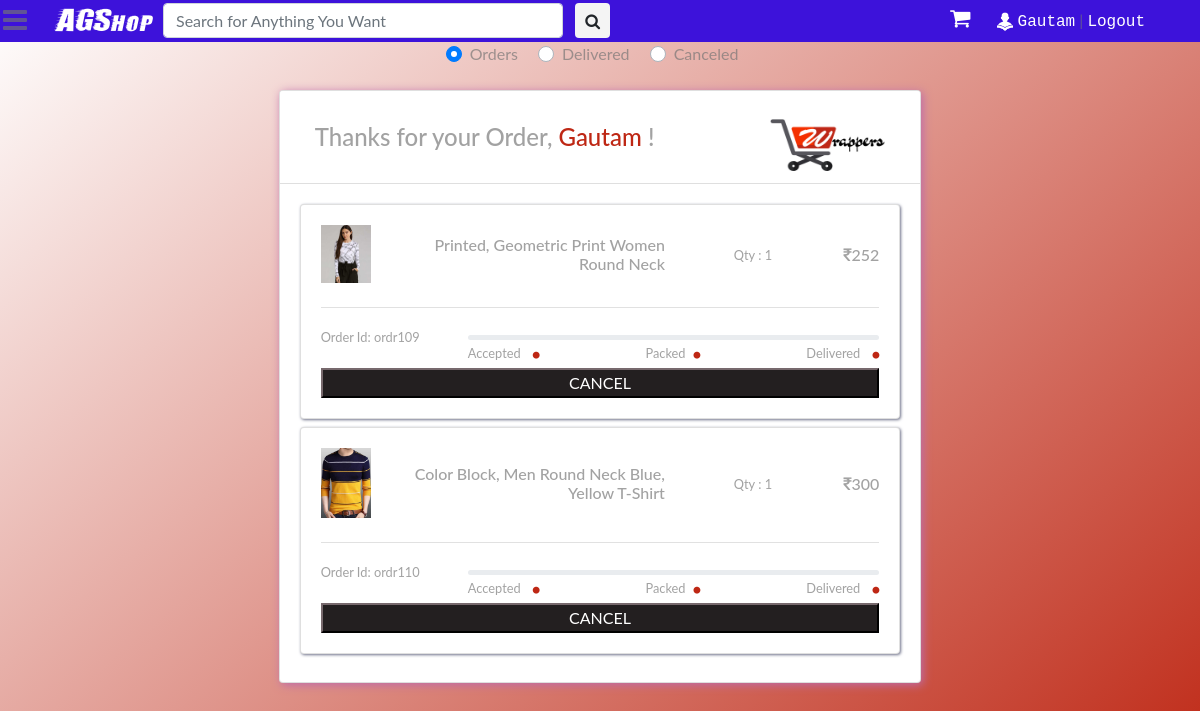
Screenshot of /myorders/ (signed in) with the database file from the repository.
### main/models.py (models this page shows, shortened)
class UserDetail(models.Model):
    SEX_CHOICES = (("Male", 'Male'), ("Female", 'Female'), ("Other", 'Other'))
    STATE_CHOICES = (
        ("Andaman & Nicobar Islands", 'Andaman & Nicobar Islands'),
        ("Andhra Pradesh", 'Andhra Pradesh'),
        ("Arunachal Pradesh", 'Arunachal Pradesh'),
        ("Assam", 'Assam'),
        ("Bihar", 'Bihar'),
        ("Chandigarh", 'Chandigarh'),
        ("Chhattisgarh", 'Chhattisgarh'),
        ("Dadra & Nagar Haveli", 'Dadra & Nagar Haveli'),
        ("Daman and Diu", 'Daman and Diu'),
        ("Delhi", 'Delhi'),
        ("Goa", 'Goa'),
        ("Gujarat", 'Gujarat'),
        ("Haryana", 'Haryana'),
        ("Himachal Pradesh", 'Himachal Pradesh'),
        ("Jammu & Kashmir", 'Jammu & Kashmir'),
        ("Jharkhand", 'Jharkhand'),
        ("Karnataka", 'Karnataka'),
        ("Kerala", 'Kerala'),
        ("Lakshadweep", 'Lakshadweep'),
        ("Madhya Pradesh", 'Madhya Pradesh'),
        ("Maharashtra", 'Maharashtra'),
        ("Manipur", 'Manipur'),
        ("Meghalaya", 'Meghalaya'),
        ("Mizoram", 'Mizoram'),
        ("Nagaland", 'Nagaland'),
        ("Odisha", 'Odisha'),
        ("Puducherry", 'Puducherry'),
        ("Punjab", 'Punjab'),
        ("Rajasthan", 'Rajasthan'),
        ("Sikkim", 'Sikkim'),
        ("Tamil Nadu", 'Tamil Nadu'),
        ("Telangana", 'Telangana'),
        ("Tripura", 'Tripura'),
        ("Uttarakhand", 'Uttarakhand'),
        ("Uttar Pradesh", 'Uttar Pradesh'),
        ("West Bengal", 'West Bengal'),
    )
    user = models.OneToOneField(
        User, on_delete=models.CASCADE, primary_key=True)
    dob = models.DateField(null=True)
    photo = models.ImageField(default='default.png', upload_to='user_photos')
    mobile = models.CharField(max_length=10, null=True)
    alternate_mobile = models.CharField(max_length=10, null=True, blank=True)
    address = models.TextField()
    pincode = models.CharField(max_length=6, null=True)
    landmark = models.CharField(max_length=500, null=True, blank=True)
    locality = models.CharField(max_length=100, null=True, blank=True)
    city = models.CharField(max_length=100, null=True, blank=True)
    state = models.CharField(max_length=50, choices=STATE_CHOICES, null=True)
    sex = models.CharField(max_length=6, choices=SEX_CHOICES, null=True)

### saler/models.py (models this page shows, shortened)
class Orders(models.Model):
	STATUS_CHOICES = (("Accepted",'Accepted'),("Packed",'Packed'),("On The Way",'On The Way'),("Delivered",'Delivered'),("Cancel",'Cancel'))
	order_id = models.CharField(max_length=50,default='')
	saler = models.CharField(max_length=100,default='wrappers@admin',)
	user = models.ForeignKey(User, default='', on_delete=models.CASCADE)
	products = models.CharField(max_length=50)
	size = models.CharField(max_length=50,default='',null=True)
	status = models.CharField(max_length=15,choices=STATUS_CHOICES,default='')

class Product(models.Model):
	GST_CHOICES = (("0",'0'),("3",'3'),("5",'5'),("12",'12'),("18",'18'),("28",'28'))
	product_id = models.BigAutoField(primary_key=True)
	product_id2 = models.CharField(max_length=100,default='')
	shop = models.ForeignKey(User, on_delete=models.CASCADE,default='')
	product_name = models.CharField(max_length=100)
	category = models.ForeignKey(category, default="", verbose_name="Category", on_delete=models.SET_DEFAULT, null=True)
	subcategory = models.CharField(max_length=50, default="")
	price = models.IntegerField(default=0)
	price_not = models.IntegerField(default=999)
	desc = models.TextField()
	gst = models.CharField(default='0',max_length=3,choices=GST_CHOICES)
	pub_date = models.DateField(auto_now=True)
	image1 = models.ImageField(upload_to='products/images', default="",null=True)
	image2 = models.ImageField(upload_to='products/images', default="",null=True,blank=True)
	image3 = models.ImageField(upload_to='products/images', default="",null=True,blank=True)
	image4 = models.ImageField(upload_to='products/images', default="",null=True,blank=True)
	image5 = models.ImageField(upload_to='products/images', default="",null=True,blank=True)

### main/views.py (the view)
# urls.py: path('myorders/', views.MyOrders, name="myorders"),
def MyOrders(request):
    if request.method == 'POST':
        order_id = request.POST.get('order_id')
        o = Orders.objects.filter(order_id=order_id)[0]
        o.status = 'Cancel'
        o.save()
    params = {
        'orders': [i for i in Orders.objects.all() if i.user == request.user and i.status != 'Delivered' and i.status != 'Cancel'],
        'delivered': [i for i in Orders.objects.all() if i.user == request.user and i.status == 'Delivered'],
        'cancel': [i for i in Orders.objects.all() if i.user == request.user and i.status == 'Cancel'],
    }
    return render(request, 'main/myorders.html', params)

### main/templatetags/app_tags.py (called while the page is built)
@register.filter(name='split')
def split(str, key):
    return str.split(key)

@register.filter(name='remfl')
def remfl(str1, key):
	if str1 != '' and key != '':
		return str(str1)[int(key):-int(key)]

@register.filter(name='product')
def product(str1, key):
	if str1.split(key)[0] != '':
		ppp = Product.objects.filter(product_id=str1.split(key)[0]).first()
		return [ppp.product_name,ppp.image1.url,ppp.price]

### main/templates/main/myorders.html (shortened to what this page needs)
{% extends 'main/base.html' %}
{% load static %}
    {% load app_tags %}
{% block main_body %}
<div style="width: 100%; text-align: center;">
    <div class="custom-control custom-radio custom-control-inline" onclick="document.getElementById('orders').style.display = 'block';document.getElementById('delivered').style.display = 'none';document.getElementById('cancel').style.display = 'none';">
      <label class="custom-control-label" for="customRadioInline1">Orders</label>
    </div>
    <div class="custom-control custom-radio custom-control-inline" onclick="document.getElementById('orders').style.display = 'none';document.getElementById('delivered').style.display = 'block';document.getElementById('cancel').style.display = 'none';">
      <label class="custom-control-label" for="customRadioInline2">Delivered</label>
    </div>
    <div class="custom-control custom-radio custom-control-inline"onclick="document.getElementById('orders').style.display = 'none';document.getElementById('delivered').style.display = 'none';document.getElementById('cancel').style.display = 'block';">
      <label class="custom-control-label" for="customRadioInline3">Canceled</label>
    </div>
</div>
<div id="orders">
    <div class="container-fluid my-4 d-flex justify-content-center">
        <div class="card card-1">
            <div class="card-header bg-white">
                <div class="media flex-sm-row flex-column-reverse justify-content-between ">
                    <div class="col my-auto">
                        <h4 class="mb-0">Thanks for your Order, <span class="change-color">{{request.user.first_name}}</span> !</h4>
                    </div>
                    <div class="col-auto text-center my-auto pl-0 sm-4"> <img class="img-fluid my-auto align-items-center mb-0 pt-3" src="{% static 'main/images/logo.png' %}" width="115" height="115">
                    </div>
                </div>
            </div>
            <div class="card-body">
                {% for ord in orders %}
                <div class="row pb-2">
                    <div class="col">
                        <div class="card card-2">
                            <div class="card-body">
                                {% for item in ord.products|split:',' %}
                                <div class="media mb-2">
                                    {% if item|product:'|'|slice:'0:1'|remfl:'2'%}
                                    <div class="sq align-self-center "> <img class="img-fluid my-auto align-self-center mr-2 mr-md-4 pl-0 p-0 m-0" src="{{item|product:'|'|slice:'1:2'|remfl:'2'}}" width="50" /> </div>
                                    <div class="media-body my-auto text-right">
                                        <div class="row my-auto flex-column flex-md-row">
                                            <div class="col-sm-7 my-auto">
                                                <h6 class="mb-0"> {{item|product:'|'|slice:'0:1'|remfl:'2'}}</h6>
                                            </div>
                                            <div class="col my-auto"> <small>Qty : {{item|split:'|'|slice:'1:2'|remfl:'2'}}</small></div>
                                            <div class="col my-auto">
                                                <h6 class="mb-0"><i class="fa fa-inr" aria-hidden="true"></i>{{item|product:'|'|slice:'2:3'|remfl:'1'}}</h6>
                                            </div>
                                        </div>
                                    </div>
                                    {% endif %}
                                </div>
                                {% endfor %}
                                <hr class="my-3 ">
                                <div class="row">
                                    <div class="col-md-3 mb-3"> <small>Order Id: <span>{{ord.order_id}}</span></small> </div>
                                    <div class="col mt-auto">
                                        <div class="progress my-auto">
                                        </div>
                                        <div class="media row justify-content-between ">
                                            <div class="col-auto text-right"><span> <small class="text-right mr-sm-2">Accepted</small> <i class="fa fa-circle active"></i> </span></div>
                                            <div class="flex-col"> <span> <small class="text-right mr-sm-2">Packed</small><i class="fa fa-circle active"></i></span></div>
                                            <div class="col-auto flex-col-auto"><small class="text-right mr-sm-2">Delivered</small><span> <i class="fa fa-circle active"></i></span></div>
                                        </div>
                                    </div>
                                </div>
                                <div class="p-0 m-0 w-100">
                                    {% if not ord.status == 'Accepted' and not ord.status == 'Delivered' and not ord.status == 'Packed' %}
                                    <form method="POST">{% csrf_token %}
                                         <button style=" background-color: #231f20; color: #fff; border-color: #231f20;" class="mt-1 w-100">CANCEL</button>
                                    </form>
                                    {% endif %}
                                </div>
                            </div>
                        </div>
                    </div>
                </div>
               {% endfor %}
            </div>
        </div>
    </div>
</div>
{% endblock main_body %}

### main/templates/main/base.html (shortened to what this page needs)
<!DOCTYPE html>
<html>
<head>
	{% load static %}
	{% load app_tags %}
	<link href="{% static 'main/css/bootstrap.min.css' %}" rel="stylesheet" type="text/css" media="all" />
	<link href="{% static 'main/css/style.css' %}" rel="stylesheet" type="text/css" media="all" />
	<link href="{% static 'saler/font-awesome/css/font-awesome.min.css' %}" rel="stylesheet">
</head>
<body>
	<nav class="main_nav" id="main_nav">
		<div class="container">
			<div class="nav_links">
				<a href="{% url 'home' %}" class="logo">AGShop</i></a>
				<form class="form-inline my-2 my-lg-0 serch" action="/search">
					<input class="form-control mr-sm-2" type="search" placeholder="Search for Anything You Want"
						aria-label="Search" name="query">
					<button class="btn" type="submit" style="margin: 0;"><i class="fa fa-search"
							aria-hidden="true"></i></button>
				</form>
			</div>
			<div class="user_links pt-1">
				<a href="{% url 'main_cart' %}" style="font-size: 22px; color: #fff; margin-right: 20px;"><i
						class="fa fa-shopping-cart" aria-hidden="true"></i></a>
				{% if request.user.is_authenticated %}
				<a href="##" data-container="body" data-toggle="popover" data-placement="bottom" data-trigger="focus"
					data-html="true"
					data-content="<a href='{% url 'myorders' %}'>My Order</a><br><a href='{% url 'account_settings' %}'>Account Settings</a>"><img
						src="{{request.user.userdetail.photo.url}}"
						style="height: 20px; width: 20px; border-radius: 10px; margin-right: 3px;">{{request.user.first_name}}</a>&nbsp;|
				<a href="{% url 'logout' %}">Logout</a>
				{% else %}
				<a href="{% url 'login' %}">Login</a>&nbsp;|
				<a href="{% url 'signup' %}">Register</a>&nbsp;|
				<a href="{% url 'seller_signup' %}">Seller</a>&nbsp;|
				<a href="{% url 'about' %}">About Us</a>
				{% endif %}
			</div>
		</div>
	</nav>
	<a class="menu_bar"><i class="fa fa-bars" aria-hidden="true"></i></a>
	<main class="" id="menu_close">
		{% block main_body %}
		{% endblock main_body %}
	</main>
</body>
</html>

### main/static/main/css/style.css (style rules this page uses)
body a { text-decoration:none; transition:0.5s all; -webkit-transition:0.5s all; -moz-transition:0.5s all; -o-transition:0.5s all; -ms-transition:0.5s all; }
.menu_bar { position: fixed; top: -2px; left: 3px; z-index: 99; color: #fff; font-size: 28px; }
main { transition: all 300ms linear; padding-top: 42px; }
.main_nav input { height: 35px; }
.main_nav button { background-color: #f4f4f4; height: 35px; padding: 0 9px 0 9px; }
.main_nav { height: 42px; width: 100%; position: fixed; background-color: #3d12da; z-index: 99; }
.main_nav .serch { display: inline; float: right; padding: 3px 0 0 10px; }
.main_nav .serch input { width: 400px; }
.main_nav .nav_links { float: left; margin-left: 10px; }
.main_nav .nav_links .logo { font-size: 28px; font-family: stormextrabold; color: #fff; }
.main_nav .nav_links a { font-family: Courier New; color: #fff; }
.main_nav .user_links { float: right; margin-right: 10px }
.main_nav .user_links a { font-family: Courier New; color: #fff; }
.active { left: 0; }

### main/templates/main/myorders.html (style rules this page uses)
body { min-height: 100vh; background-size: cover; font-family: 'Lato', sans-serif; color: rgba(116, 116, 116, 0.667); background: linear-gradient(140deg, #fff, 50%, #be2714) }
.container-fluid { margin-top: 200px }
.card-1 { box-shadow: 2px 2px 10px 0px rgb(190, 108, 170) }
hr { background-color: rgba(248, 248, 248, 0.667) }
.change-color { color: #be2714 !important }
.card-2 { box-shadow: 1px 1px 3px 0px rgb(112, 115, 139) }
.fa-circle.active { font-size: 8px; color: #be2714 }
.fa-circle { font-size: 8px; color: #aaa }
.progress { height: 5px !important; margin-bottom: 0 }

### rows the page displays
Orders: price (picture), products "1", order_id "ordr109"
Product: products "Printed, Geometric Print Women Round Neck", products "252"
Orders: price (picture), products "1", order_id "ordr110"
Product: products "Color Block, Men Round Neck Blue, Yellow T-Shirt", products "300"

### other values shown
{{ request.user.first_name }} "Gautam"
